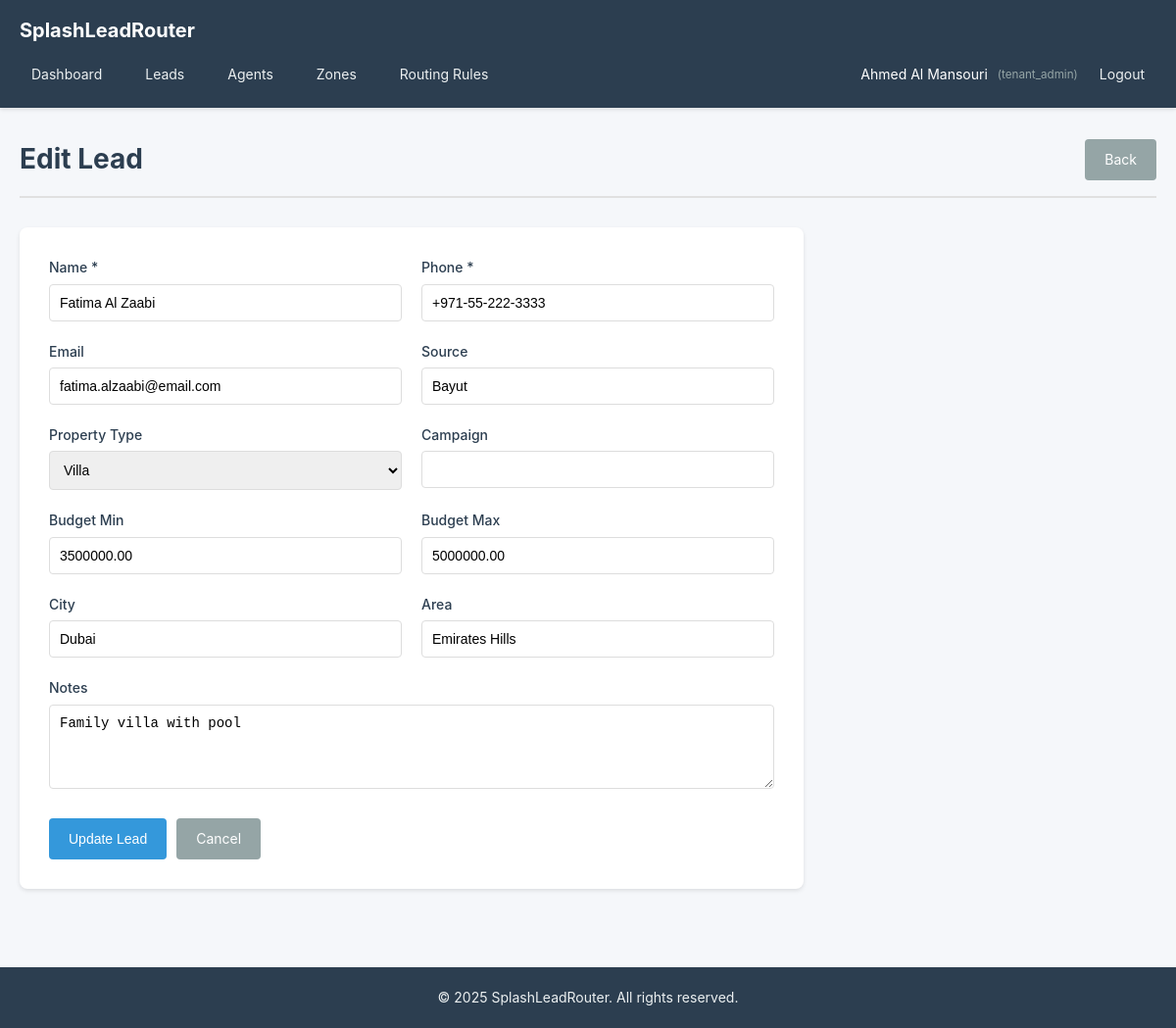
The page /leads/2/edit (signed in) on the database its author committed.
### tables this page shows
CREATE TABLE `leads` (
  `id` INT UNSIGNED NOT NULL AUTO_INCREMENT,
  `tenant_id` INT UNSIGNED NOT NULL,
  `name` VARCHAR(255) NOT NULL,
  `phone` VARCHAR(50) NOT NULL,
  `email` VARCHAR(255) DEFAULT NULL,
  `source` VARCHAR(100) DEFAULT NULL,
  `source_id` INT UNSIGNED DEFAULT NULL COMMENT 'FK to lead_sources',
  `campaign` VARCHAR(255) DEFAULT NULL,
  `property_type` VARCHAR(100) DEFAULT NULL,
  `budget_min` DECIMAL(12,2) DEFAULT NULL,
  `budget_max` DECIMAL(12,2) DEFAULT NULL,
  `preferred_city` VARCHAR(100) DEFAULT NULL,
  `preferred_area` VARCHAR(100) DEFAULT NULL,
  `preferred_location` TEXT DEFAULT NULL,
  `notes` TEXT DEFAULT NULL,
  `status` ENUM('new', 'assigned', 'contacted', 'qualified', 'unqualified', 'closed_won', 'closed_lost') DEFAULT 'new',
  `assigned_agent_id` INT UNSIGNED DEFAULT NULL,
  `assigned_at` TIMESTAMP NULL DEFAULT NULL,
  `assignment_rule_id` INT UNSIGNED DEFAULT NULL,
  `first_contacted_at` TIMESTAMP NULL DEFAULT NULL,
  `qualified_at` TIMESTAMP NULL DEFAULT NULL,
  `closed_at` TIMESTAMP NULL DEFAULT NULL,
  `created_at` TIMESTAMP DEFAULT CURRENT_TIMESTAMP,
  `updated_at` TIMESTAMP DEFAULT CURRENT_TIMESTAMP ON UPDATE CURRENT_TIMESTAMP,
  PRIMARY KEY (`id`),
  INDEX `idx_tenant_id` (`tenant_id`),
  INDEX `idx_status` (`status`),
  INDEX `idx_assigned_agent_id` (`assigned_agent_id`),
  INDEX `idx_source` (`source`),
  INDEX `idx_created_at` (`created_at`),
  INDEX `idx_preferred_city` (`preferred_city`),
  FOREIGN KEY (`tenant_id`) REFERENCES `tenants`(`id`) ON DELETE CASCADE,
  FOREIGN KEY (`assigned_agent_id`) REFERENCES `users`(`id`) ON DELETE SET NULL,
  FOREIGN KEY (`source_id`) REFERENCES `lead_sources`(`id`) ON DELETE SET NULL,
  FOREIGN KEY (`assignment_rule_id`) REFERENCES `routing_rules`(`id`) ON DELETE SET NULL
);

### app/controllers/LeadController.php (called while the page is built, shortened)
<?php
require_once __DIR__ . '/../core/Controller.php';
class LeadController extends Controller {
    public function edit($id) {
        $tenantId = $this->getCurrentTenantId();
        $leadModel = $this->model('Lead');
        $lead = $leadModel->findById($id);
        $sourceModel = $this->model('LeadSource');
        $sources = $sourceModel->getSourcesByTenant($tenantId);
        $data = [
            'lead' => $lead,
            'sources' => $sources
        ];
        $this->view('leads/edit', $data);
    }
}

### public/index.php (called while the page is built, shortened)
<?php
require_once __DIR__ . '/../app/core/Database.php';
require_once __DIR__ . '/../app/core/Router.php';
require_once __DIR__ . '/../app/core/Controller.php';
require_once __DIR__ . '/../app/core/Model.php';
require_once __DIR__ . '/../app/core/View.php';
$router = new Router();
$router->get('/', 'DashboardController', 'index', 'home');
$router->get('/login', 'AuthController', 'showLogin', 'login.show');
$router->post('/login', 'AuthController', 'login', 'login.post');
$router->get('/logout', 'AuthController', 'logout', 'logout');
$router->get('/register', 'AuthController', 'showRegister', 'register.show');
$router->post('/register', 'AuthController', 'register', 'register.post');
$router->get('/dashboard', 'DashboardController', 'index', 'dashboard');
$router->get('/leads', 'LeadController', 'index', 'leads.index');
$router->get('/leads/create', 'LeadController', 'create', 'leads.create');
$router->post('/leads', 'LeadController', 'store', 'leads.store');
$router->get('/leads/:id', 'LeadController', 'show', 'leads.show');
$router->get('/leads/:id/edit', 'LeadController', 'edit', 'leads.edit');
$router->post('/leads/:id/update', 'LeadController', 'update', 'leads.update');
$router->post('/leads/:id/status', 'LeadController', 'updateStatus', 'leads.status');
$router->post('/leads/:id/notes', 'LeadController', 'addNote', 'leads.notes');
$router->post('/leads/:id/reassign', 'LeadController', 'reassign', 'leads.reassign');
$router->get('/agents', 'AgentController', 'index', 'agents.index');
$router->get('/agents/create', 'AgentController', 'create', 'agents.create');
$router->post('/agents', 'AgentController', 'store', 'agents.store');
$router->get('/agents/:id', 'AgentController', 'show', 'agents.show');
$router->get('/agents/:id/edit', 'AgentController', 'edit', 'agents.edit');
$router->post('/agents/:id/update', 'AgentController', 'update', 'agents.update');
$router->post('/agents/:id/delete', 'AgentController', 'delete', 'agents.delete');
$router->get('/zones', 'ZoneController', 'index', 'zones.index');
$router->get('/zones/create', 'ZoneController', 'create', 'zones.create');
$router->post('/zones', 'ZoneController', 'store', 'zones.store');
$router->get('/zones/:id', 'ZoneController', 'show', 'zones.show');
$router->get('/zones/:id/edit', 'ZoneController', 'edit', 'zones.edit');
$router->post('/zones/:id/update', 'ZoneController', 'update', 'zones.update');
$router->post('/zones/:id/assign-agent', 'ZoneController', 'assignAgent', 'zones.assign');
$router->post('/zones/:id/remove-agent/:agentId', 'ZoneController', 'removeAgent', 'zones.remove');
$router->post('/zones/:id/delete', 'ZoneController', 'delete', 'zones.delete');
$router->get('/routing-rules', 'RoutingRuleController', 'index', 'routing.index');
$router->get('/routing-rules/create', 'RoutingRuleController', 'create', 'routing.create');
$router->post('/routing-rules', 'RoutingRuleController', 'store', 'routing.store');
$router->get('/routing-rules/:id', 'RoutingRuleController', 'show', 'routing.show');
$router->get('/routing-rules/:id/edit', 'RoutingRuleController', 'edit', 'routing.edit');
$router->post('/routing-rules/:id/update', 'RoutingRuleController', 'update', 'routing.update');
$router->post('/routing-rules/:id/toggle', 'RoutingRuleController', 'toggleStatus', 'routing.toggle');
$router->post('/routing-rules/:id/delete', 'RoutingRuleController', 'delete', 'routing.delete');
$router->get('/api/docs', 'ApiController', 'docs', 'api.docs');
$router->post('/api/leads', 'ApiController', 'createLead', 'api.leads.create');
$router->post('/api/leads/:id', 'ApiController', 'updateLead', 'api.leads.update');
$router->get('/api/leads/:id', 'ApiController', 'getLead', 'api.leads.get');
$router->dispatch();

### app/core/View.php (called while the page is built, shortened)
<?php
class View {
    public static function escape($string) {
        return htmlspecialchars($string, ENT_QUOTES, 'UTF-8');
    }
}

### config/database.php (called while the page is built)
<?php
return [
    'host' => getenv('DB_HOST') ?: 'localhost',
    'database' => getenv('DB_NAME') ?: 'splashleadrouter',
    'username' => getenv('DB_USER') ?: 'root',
    'password' => getenv('DB_PASS') ?: '',
    'charset' => 'utf8mb4',
];

### app/core/Database.php (called while the page is built, shortened)
<?php
class Database {
    private static $instance = null;
    private $connection;
    private function __construct() {
        $config = require_once __DIR__ . '/../../config/database.php';
        $dsn = "mysql:host={$config['host']};dbname={$config['database']};charset={$config['charset']}";
        $options = [
            PDO::ATTR_ERRMODE => PDO::ERRMODE_EXCEPTION,
            PDO::ATTR_DEFAULT_FETCH_MODE => PDO::FETCH_ASSOC,
            PDO::ATTR_EMULATE_PREPARES => false,
        ];
        try {
            $this->connection = new PDO($dsn, $config['username'], $config['password'], $options);
        } catch (PDOException $e) {
            die('Database connection failed: ' . $e->getMessage());
        }
    }
    public static function getInstance() {
        if (self::$instance === null) {
            self::$instance = new self();
        }
        return self::$instance;
    }
    public function query($sql, $params = []) {
        $stmt = $this->connection->prepare($sql);
        $stmt->execute($params);
        return $stmt;
    }
}

### app/core/Model.php (called while the page is built, shortened)
<?php
class Model {
    protected $db;
    protected $table;
    protected $primaryKey = 'id';
    public function __construct() {
        $this->db = Database::getInstance();
    }
    public function findById($id) {
        $sql = "SELECT * FROM {$this->table} WHERE {$this->primaryKey} = ? LIMIT 1";
        $stmt = $this->db->query($sql, [$id]);
        $result = $stmt->fetch();
        return $result ?: null;
    }
}

### app/views/leads/edit.php (the view, shortened to what this page needs)
<?php
require_once __DIR__ . '/../layouts/header.php';
?>
<div class="page-header">
    <h1>Edit Lead</h1>
    <a href="/leads/<?php echo $lead['id']; ?>" class="btn btn-secondary">Back</a>
</div>
<div class="form-container">
    <form method="POST" action="/leads/<?php echo $lead['id']; ?>/update" class="form">
        <div class="form-row">
            <div class="form-group">
                <label for="name">Name *</label>
                <input type="text" id="name" name="name" value="<?php echo View::escape($lead['name']); ?>" required>
            </div>
            <div class="form-group">
                <label for="phone">Phone *</label>
                <input type="tel" id="phone" name="phone" value="<?php echo View::escape($lead['phone']); ?>" required>
            </div>
        </div>
        <div class="form-row">
            <div class="form-group">
                <label for="email">Email</label>
                <input type="email" id="email" name="email" value="<?php echo View::escape($lead['email']); ?>">
            </div>
            <div class="form-group">
                <label for="source">Source</label>
                <input type="text" id="source" name="source" value="<?php echo View::escape($lead['source']); ?>">
            </div>
        </div>
        <div class="form-row">
            <div class="form-group">
                <label for="property_type">Property Type</label>
                <select id="property_type" name="property_type">
                    <option value="Villa" <?php echo $lead['property_type'] === 'Villa' ? 'selected' : ''; ?>>Villa</option>
                </select>
            </div>
            <div class="form-group">
                <label for="campaign">Campaign</label>
                <input type="text" id="campaign" name="campaign" value="<?php echo View::escape($lead['campaign']); ?>">
            </div>
        </div>
        <div class="form-row">
            <div class="form-group">
                <label for="budget_min">Budget Min</label>
                <input type="number" id="budget_min" name="budget_min" value="<?php echo $lead['budget_min']; ?>">
            </div>
            <div class="form-group">
                <label for="budget_max">Budget Max</label>
                <input type="number" id="budget_max" name="budget_max" value="<?php echo $lead['budget_max']; ?>">
            </div>
        </div>
        <div class="form-row">
            <div class="form-group">
                <label for="preferred_city">City</label>
                <input type="text" id="preferred_city" name="preferred_city" value="<?php echo View::escape($lead['preferred_city']); ?>">
            </div>
            <div class="form-group">
                <label for="preferred_area">Area</label>
                <input type="text" id="preferred_area" name="preferred_area" value="<?php echo View::escape($lead['preferred_area']); ?>">
            </div>
        </div>
        <div class="form-group">
            <label for="notes">Notes</label>
            <textarea id="notes" name="notes" rows="4"><?php echo View::escape($lead['notes']); ?></textarea>
        </div>
        <div class="form-actions">
            <button type="submit" class="btn btn-primary">Update Lead</button>
            <a href="/leads/<?php echo $lead['id']; ?>" class="btn btn-secondary">Cancel</a>
        </div>
    </form>
</div>
<?php require_once __DIR__ . '/../layouts/footer.php'; ?>

### app/core/Router.php (shortened to what this page needs)
<?php
class Router {
    private $routes = [];
    private function addRoute($method, $path, $controller, $action, $name = null) {
        $pattern = $this->convertPathToRegex($path);
        $this->routes[] = [
            'method' => $method,
            'path' => $path,
            'pattern' => $pattern,
            'controller' => $controller,
            'action' => $action
        ];
    }
    private function convertPathToRegex($path) {
        $pattern = preg_replace('/\/:([a-zA-Z0-9_]+)/', '/(?P<$1>[a-zA-Z0-9_-]+)', $path);
        return '#^' . $pattern . '$#';
    }
    public function dispatch() {
        $requestMethod = $_SERVER['REQUEST_METHOD'];
        $requestUri = $_SERVER['REQUEST_URI'];
        $requestUri = strtok($requestUri, '?');
        $requestUri = rtrim($requestUri, '/');
        foreach ($this->routes as $route) {
            if ($route['method'] === $requestMethod && preg_match($route['pattern'], $requestUri, $matches)) {
                $params = array_filter($matches, 'is_string', ARRAY_FILTER_USE_KEY);
                $controller = new $controllerName();
                $action = $route['action'];
                call_user_func_array([$controller, $action], $params);
                return;
            }
        }
    }
}

### app/views/layouts/header.php (shortened to what this page needs)
<!DOCTYPE html>
<html lang="en">
<head>
    <link rel="stylesheet" href="/assets/css/style.css">
</head>
<body>
    <?php if (isset($_SESSION['user_id'])): ?>
    <nav class="navbar">
        <div class="container">
            <div class="navbar-brand">
                <a href="/dashboard">SplashLeadRouter</a>
            </div>
            <div class="navbar-menu">
                <a href="/dashboard">Dashboard</a>
                <a href="/leads">Leads</a>
                <?php if (in_array($_SESSION['user_role'], ['tenant_admin', 'platform_admin'])): ?>
                <a href="/agents">Agents</a>
                <a href="/zones">Zones</a>
                <a href="/routing-rules">Routing Rules</a>
                <?php endif; ?>
                <div class="navbar-user">
                    <span><?php echo View::escape($_SESSION['user_name']); ?></span>
                    <small>(<?php echo View::escape($_SESSION['user_role']); ?>)</small>
                    <a href="/logout">Logout</a>
                </div>
            </div>
        </div>
    </nav>
    <?php endif; ?>
    <main class="main-content">
        <div class="container">

### app/views/layouts/footer.php (shortened to what this page needs)
        </div>
    </main>
    <footer class="footer">
        <div class="container">
            <p>&copy; <?php echo date('Y'); ?> SplashLeadRouter. All rights reserved.</p>
        </div>
    </footer>
</body>
</html>

### public/assets/css/style.css (style rules this page uses)
* { margin: 0; padding: 0; box-sizing: border-box; }
body { font-family: -apple-system, BlinkMacSystemFont, 'Segoe UI', Roboto, 'Helvetica Neue', Arial, sans-serif; font-size: 14px; line-height: 1.6; color: #333; background-color: #f5f7fa; }
.container { max-width: 1200px; margin: 0 auto; padding: 0 20px; }
.navbar { background-color: #2c3e50; color: white; padding: 15px 0; box-shadow: 0 2px 4px rgba(0,0,0,0.1); }
.navbar-brand a { color: white; text-decoration: none; font-size: 20px; font-weight: bold; }
.navbar-menu { display: flex; gap: 20px; align-items: center; margin-top: 10px; }
.navbar-menu a { color: #ecf0f1; text-decoration: none; padding: 8px 12px; border-radius: 4px; transition: background 0.3s; }
.navbar-user { margin-left: auto; display: flex; gap: 10px; align-items: center; }
.navbar-user small { color: #95a5a6; }
.main-content { min-height: calc(100vh - 140px); padding: 30px 0; }
.page-header { display: flex; justify-content: space-between; align-items: center; margin-bottom: 30px; padding-bottom: 15px; border-bottom: 2px solid #e0e0e0; }
.page-header h1 { font-size: 28px; color: #2c3e50; }
.btn { display: inline-block; padding: 10px 20px; background-color: #3498db; color: white; text-decoration: none; border-radius: 4px; border: none; cursor: pointer; font-size: 14px; transition: background 0.3s; }
.btn-primary { background-color: #3498db; }
.btn-secondary { background-color: #95a5a6; }
.form-container { background: white; padding: 30px; border-radius: 8px; box-shadow: 0 2px 4px rgba(0,0,0,0.1); max-width: 800px; }
.form { display: flex; flex-direction: column; gap: 20px; }
.form-row { display: grid; grid-template-columns: 1fr 1fr; gap: 20px; }
.form-group { display: flex; flex-direction: column; }
.form-group label { margin-bottom: 5px; font-weight: 500; color: #2c3e50; }
.form-group input, .form-group select, .form-group textarea { padding: 10px; border: 1px solid #ddd; border-radius: 4px; font-size: 14px; }
.form-actions { display: flex; gap: 10px; margin-top: 10px; }
.footer { background-color: #2c3e50; color: #ecf0f1; text-align: center; padding: 20px 0; margin-top: 50px; }

### rows shown on the page
leads: name "Fatima Al Zaabi", phone "+971-55-222-3333", email "fatima.alzaabi@email.com", source "Bayut", property_type "Villa", budget_min "3500000.00", budget_max "5000000.00", preferred_city "Dubai", preferred_area "Emirates Hills", notes "Family villa with pool"
